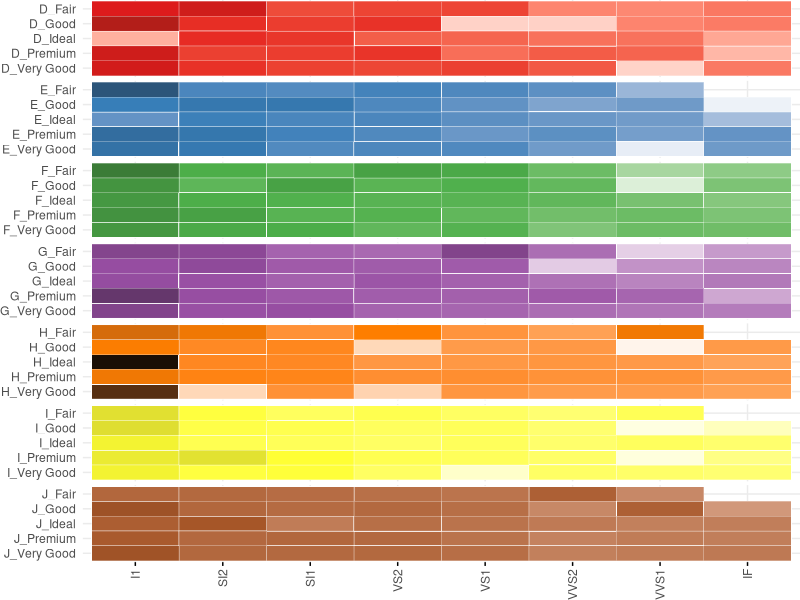

This figure's R source:
library(ggplot2)
library(RColorBrewer)
library(dplyr)
library(patchwork)

# Prepare data
di <- diamonds
di$colr <- di$color
di$sample <- paste0(di$color, "_", di$cut)

# Define the Set1 color palette for D-J colors
unique_colors <- sort(unique(di$colr))  # D to J
palette_colors <- brewer.pal(n = length(unique_colors), name = "Set1")
names(palette_colors) <- unique_colors
max(di$x)
min(log10(di$x))
min(di$x)
# Function to create each individual plot
make_facet_plot <- function(color_label, color_hex, show_x_axis = FALSE) {
  subset_di <- di %>% filter(colr == color_label)
  
  ggplot(data = subset_di, aes(clarity, sample, fill = log10(x))) +
    geom_tile(colour = "white") +
    scale_fill_gradientn(colors = c("white", color_hex, "black"),
                         name = "log10(x)",
                         na.value = "grey50") +
    theme_minimal() +
    theme(
      axis.title = element_blank(),
      legend.position = "none",
      panel.spacing = unit(0.02, "lines"),
      plot.margin = margin(0, 0, 0, 0),  # Remove margin around each subplot
      axis.text.x = if (show_x_axis) {
        element_text(angle = 90, vjust = 0.5, hjust = 1)
      } else {
        element_blank()
      },
      axis.ticks.x = if (show_x_axis) element_line() else element_blank()
    ) +
    scale_y_discrete(limits = rev)
}

# Create all plots, enabling x-axis only on the last (J)
plot_list <- lapply(unique_colors, function(col) {
  make_facet_plot(col, palette_colors[col], show_x_axis = col == "J")
})

# Combine using patchwork with equal height for each subplot
combined_plot <- wrap_plots(plotlist = plot_list, ncol = 1) &
  theme(plot.margin = margin(0, 0, 0, 0))  # Ensure no extra margin globally

combined_plot
